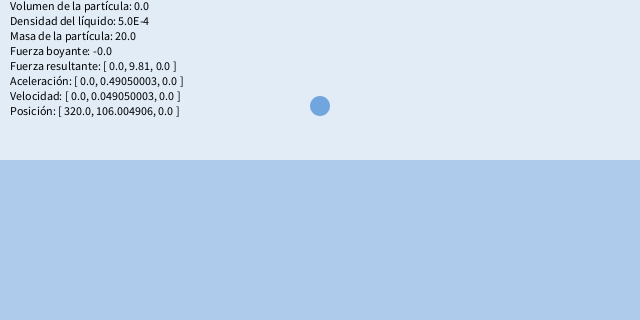
Frame 1 (no input)
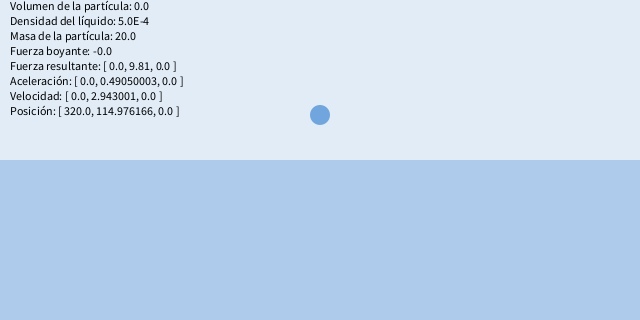
Frame 60 (the mouse pressed at the canvas centre just before this capture)
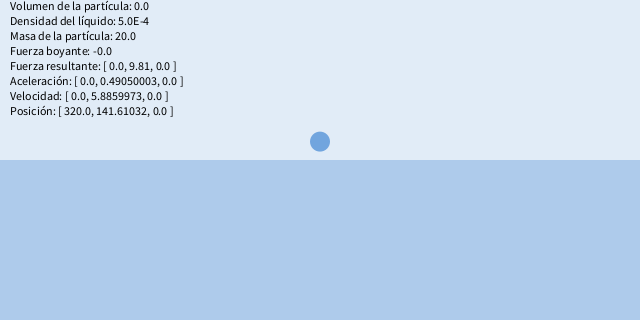
Frame 120 (the mouse held since frame 60 and released just before this capture)

The Processing sketch that drew these frames (run headless with seeded random() and noise(); from frame 60 on, the mouse is pressed at the canvas centre):

// Processing sketch: ParticulaFlotante
// ── ParticulaFlotante.pde
/**
 * @name Partícula flotante
 * @description Simulación de una partícula flotando en un fluido, dado el volumen de la partícula y la densidad del líquido.
 * @author Jordi Beltran Querol
 */

Particula p;
PVector pos_ini, vel_ini;
float masa = 20;
float radio = 10;
float dt = 0.1;

void setup(){
    size(640,320);

    pos_ini = new PVector(width/2, height/3);
    vel_ini = new PVector(0, 0);

    p = new Particula(pos_ini, vel_ini, masa, radio);
}

void draw(){
    background(#E1ECF7); 

    noStroke();
    fill(#AECBEB); // Color del agua
    rect(0, height/2, width, height);

    p.actualizar(dt);
    p.dibujar();

    drawText();
}

void drawText(){
    fill(0);
    text("Volumen de la partícula: " + p._volumen, 10, 10);
    text("Densidad del líquido: " + p._densidad, 10, 25);
    text("Masa de la partícula: " + p._m, 10, 40);
    text("Fuerza boyante: " + p.F_B, 10, 55);
    text("Fuerza resultante: " + p.F, 10, 70);
    text("Aceleración: " + p._a, 10, 85);
    text("Velocidad: " + p._v, 10, 100);
    text("Posición: " + p._s, 10, 115);
}

// ── Particula.pde
class Particula{
    PVector _s;
    PVector _v;
    PVector _a;
    PVector F;
    float _m;
    float _r;
    float _volumen;
    float _densidad;
    float F_B;
    float F_G;

    /**
    * Constructor de la clase Particula 
    */
    Particula(PVector s, PVector v, float m, float r){
        _s = s;
        _v = v;
        _a = new PVector(0, 0);
        F = new PVector(0, 0);
        _m = m;
        _r = r;
        _densidad = 0.0005;
        _volumen = 0;
        F_B = 0;
        F_G = 9.81;
    }

    /**
    * Metodo que actualiza la posicion de la particula
    */
    void actualizar(float dt){
        calcularAceleracion();
        _v.add(PVector.mult(_a, dt));
        _s.add(PVector.mult(_v, dt));
    }

    void calcularAceleracion(){
        
        F.set(0, F_G);

        calcularVolumen();
        F_B =  _densidad * -9.81 * _volumen;
        F.add(0, F_B);
        _a = PVector.div(F, _m);
    }

    void calcularVolumen(){
        // Si la particula esta completamente sumergida
        if(_s.y - _r >= height/2){
            _volumen = 4 * PI * _r * _r * _r / 3;
        }
        // Si la partícula esta parcialmente sumergida
        else if(_s.y + _r > height/2){
            float h = _s.y + _r - height/2;
            float a = sqrt(2 * h * _r - h * h);
            _volumen = (3 * a*a + h*h) * PI * h / 6;
        }
    }

    /**
    * Metodo que dibuja la particula
    */
    void dibujar(){
        fill(#71A5DE);
        ellipse(_s.x, _s.y, _r * 2, _r * 2);
    }
}
